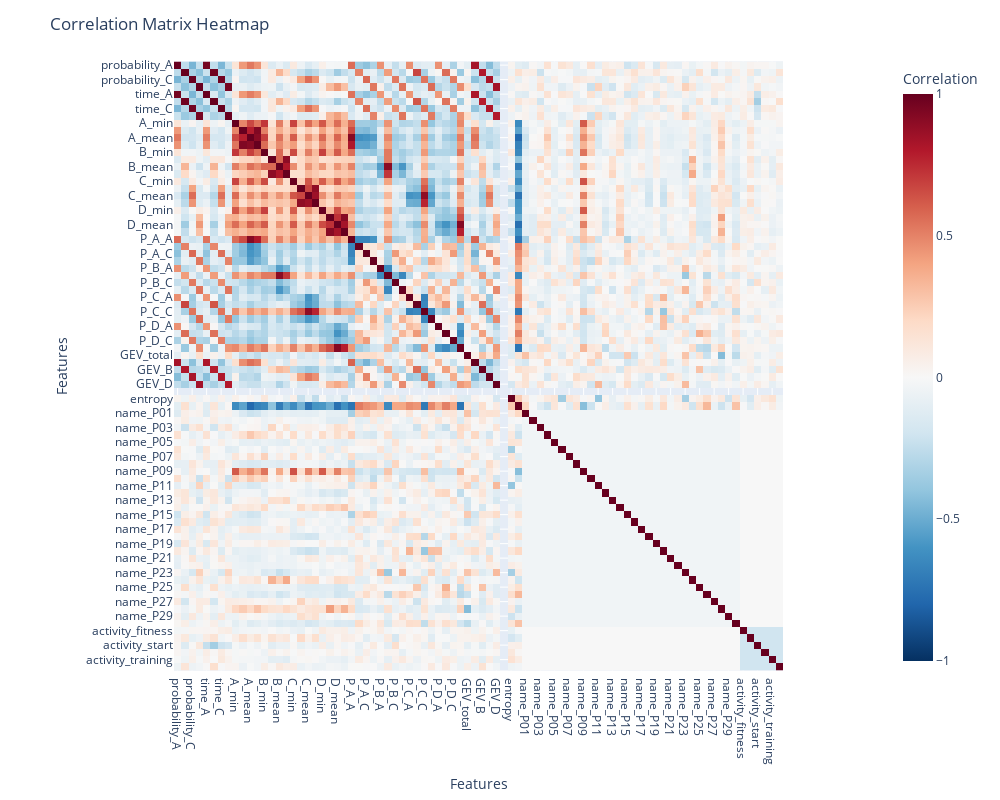

Notebook source saved alongside this figure:
### Code cell
import plotly.express as px

# Calculate the correlation matrix
correlation_matrix_guided = df_encoded_guided.corr()

# Create the heatmap
fig = px.imshow(correlation_matrix, 
                labels=dict(color="Correlation"),
                x=correlation_matrix.columns,
                y=correlation_matrix.columns,
                color_continuous_scale='RdBu_r',
                zmin=-1, zmax=1)

# Update layout for better readability
fig.update_layout(
    title='Correlation Matrix Heatmap',
    xaxis_title='Features',
    yaxis_title='Features',
    width=1000,
    height=800
)

# Show the plot
fig.show()

### Figure 1 — Plotly figure (JSON) as saved in the notebook; plotly's stock layout.template omitted (floating-point values rounded to 4 significant figures; data arrays with more than 128 entries replaced by an {"elided": "..."} marker saying what was removed)
{"data": [{"coloraxis": "coloraxis", "hovertemplate": "x: %{x}<br>y: %{y}<br>Correlation: %{z}<extra></extra>", "name": "0", "type": "heatmap", "x": ["probability_A", "probability_B", "probability_C", "probability_D", "time_A", "time_B", "time_C", "time_D", "A_min", "A_max", "A_mean", "A_std", "B_min", "B_max", "B_mean", "B_std", "C_min", "C_max", "C_mean", "C_std", "D_min", "D_max", "D_mean", "D_std", "P_A_A", "P_A_B", "P_A_C", "P_A_D", "P_B_A", "P_B_B", "P_B_C", "P_B_D", "P_C_A", "P_C_B", "P_C_C", "P_C_D", "P_D_A", "P_D_B", "P_D_C", "P_D_D", "GEV_total", "GEV_A", "GEV_B", "GEV_C", "GEV_D", "max_entropy", "entropy", "mc_entropy", "name_P01", "name_P02", "name_P03", "name_P04", "name_P05", "name_P06", "name_P07", "name_P08", "name_P09", "name_P10", "name_P11", "name_P12", "name_P13", "name_P14", "name_P15", "name_P16", "name_P17", "name_P18", "name_P19", "name_P20", "name_P21", "name_P22", "name_P23", "name_P24", "name_P25", "name_P26", "name_P27", "name_P28", "name_P29", "name_P30", "activity_fitness", "activity_slow", "activity_start", "activity_successful", "activity_training", "activity_your"], "xaxis": "x", "y": ["probability_A", "probability_B", "probability_C", "probability_D", "time_A", "time_B", "time_C", "time_D", "A_min", "A_max", "A_mean", "A_std", "B_min", "B_max", "B_mean", "B_std", "C_min", "C_max", "C_mean", "C_std", "D_min", "D_max", "D_mean", "D_std", "P_A_A", "P_A_B", "P_A_C", "P_A_D", "P_B_A", "P_B_B", "P_B_C", "P_B_D", "P_C_A", "P_C_B", "P_C_C", "P_C_D", "P_D_A", "P_D_B", "P_D_C", "P_D_D", "GEV_total", "GEV_A", "GEV_B", "GEV_C", "GEV_D", "max_entropy", "entropy", "mc_entropy", "name_P01", "name_P02", "name_P03", "name_P04", "name_P05", "name_P06", "name_P07", "name_P08", "name_P09", "name_P10", "name_P11", "name_P12", "name_P13", "name_P14", "name_P15", "name_P16", "name_P17", "name_P18", "name_P19", "name_P20", "name_P21", "name_P22", "name_P23", "name_P24", "name_P25", "name_P26", "name_P27", "name_P28", "name_P29", "name_P30", "activity_fitness", "activity_slow", "activity_start", "activity_successful", "activity_training", "activity_your"], "yaxis": "y", "z": {"elided": "84x84 float values"}}], "layout": {"coloraxis": {"cmax": 1, "cmin": -1, "colorbar": {"title": {"text": "Correlation"}}, "colorscale": [[0, "rgb(5,48,97)"], [0.1, "rgb(33,102,172)"], [0.2, "rgb(67,147,195)"], [0.3, "rgb(146,197,222)"], [0.4, "rgb(209,229,240)"], [0.5, "rgb(247,247,247)"], [0.6, "rgb(253,219,199)"], [0.7, "rgb(244,165,130)"], [0.8, "rgb(214,96,77)"], [0.9, "rgb(178,24,43)"], [1, "rgb(103,0,31)"]]}, "height": 800, "margin": {"t": 60}, "title": {"text": "Correlation Matrix Heatmap"}, "width": 1000, "xaxis": {"anchor": "y", "constrain": "domain", "domain": [0, 1], "scaleanchor": "y", "title": {"text": "Features"}}, "yaxis": {"anchor": "x", "autorange": "reversed", "constrain": "domain", "domain": [0, 1], "title": {"text": "Features"}}}}
